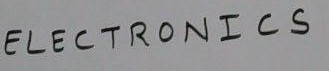
%> input picture OCR with machine learning/Final Code/Training Characters/test7.png, 329 x 71 px
$ octave test.m   (GNU Octave 9; MATLAB toolbox functions it lacks are replaced by stand-ins)
%> lines starting %> are read from the running program, lines starting %| are printed output that depends on the picture; in (x1, y1, x2, y2) boxes, pixels count from 0 and x2, y2 are one past the last pixel; in counts of white or black regions, pixels touching at a corner belong together; the program's own positions count from 1
close all;
im = imread('test7.png');
%> im is the input picture: size 71x329x3 uint8; mean R, G, B 144.7, 144.6, 145.8
if size(im,3)==3
    im=rgb2gray(im);
%> im: size 71x329 uint8
    %figure,imshow(im);
end
threshold = graythresh(im);
%> threshold = 0.388
%threshold = 0.1;
i=~im2bw(im,threshold);
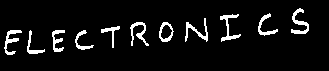
%> i: size 71x329 logical; 6.6% white; 11 white regions, largest, box (x1, y1, x2, y2) and area: (291, 8, 309, 34) 182, (220, 14, 241, 42) 173, (4, 30, 22, 55) 163

i = bwareaopen(i,30);
imshow(i);
[f co]=find(i==1);
%> f = 1553 values from 9 to 55; co = 1553 values from 5 to 309
i=i(min(f):max(f),min(co):max(co));
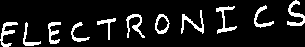
%> i: size 47x305 logical; 10.8% white; 11 white regions, largest, box (x1, y1, x2, y2) and area: (287, 0, 305, 26) 182, (216, 6, 237, 34) 173, (0, 22, 18, 47) 163
mini = min(f);
%> mini = 9
maxi = max(f);
%> maxi = 55
[L N] = bwlabel(i);
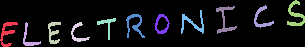
%> L: size 47x305 double; 12 distinct labels, from 0 to 11; one colour per label, 0 black
%> N = 11
features1=[];
k=i;
im=k;
%> (the run ends here)
